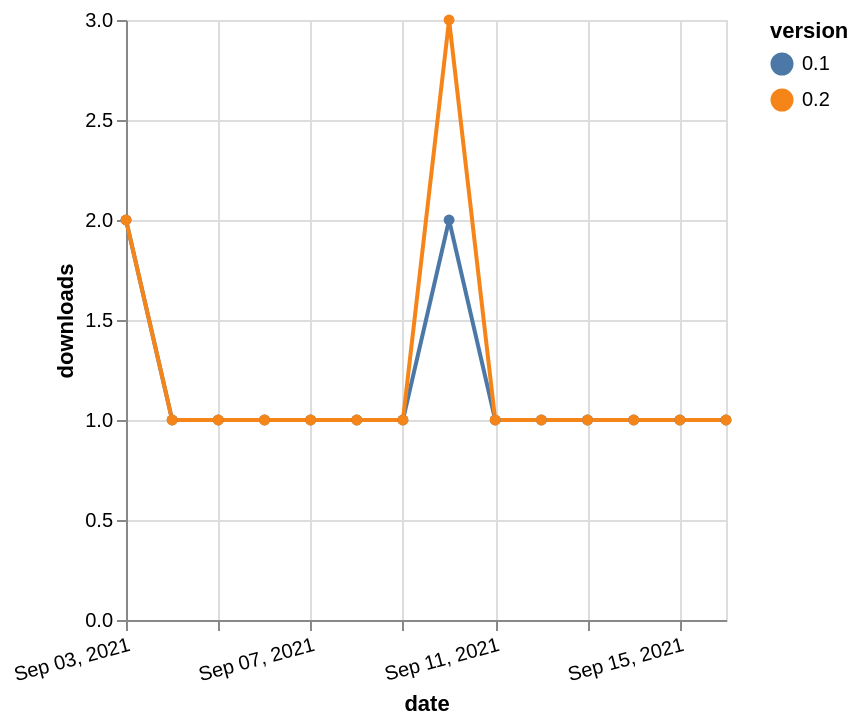

Source (Vega-Lite JSON):
### Vega-Lite specification from a JSON file in a GitHub repository (floating-point values rounded to 4 significant figures)
{"$schema": "https://vega.github.io/schema/vega-lite/v5.json", "description": "A simple bar chart with embedded data.", "data": {"values": [{"date": "2021-09-03", "total": 60, "delta": 2, "version": "0.1"}, {"date": "2021-09-04", "total": 61, "delta": 1, "version": "0.1"}, {"date": "2021-09-05", "total": 62, "delta": 1, "version": "0.1"}, {"date": "2021-09-06", "total": 63, "delta": 1, "version": "0.1"}, {"date": "2021-09-07", "total": 64, "delta": 1, "version": "0.1"}, {"date": "2021-09-08", "total": 65, "delta": 1, "version": "0.1"}, {"date": "2021-09-09", "total": 66, "delta": 1, "version": "0.1"}, {"date": "2021-09-10", "total": 68, "delta": 2, "version": "0.1"}, {"date": "2021-09-11", "total": 69, "delta": 1, "version": "0.1"}, {"date": "2021-09-12", "total": 70, "delta": 1, "version": "0.1"}, {"date": "2021-09-13", "total": 71, "delta": 1, "version": "0.1"}, {"date": "2021-09-14", "total": 72, "delta": 1, "version": "0.1"}, {"date": "2021-09-15", "total": 73, "delta": 1, "version": "0.1"}, {"date": "2021-09-16", "total": 74, "delta": 1, "version": "0.1"}, {"date": "2021-09-03", "total": 40, "delta": 2, "version": "0.2"}, {"date": "2021-09-04", "total": 41, "delta": 1, "version": "0.2"}, {"date": "2021-09-05", "total": 42, "delta": 1, "version": "0.2"}, {"date": "2021-09-06", "total": 43, "delta": 1, "version": "0.2"}, {"date": "2021-09-07", "total": 44, "delta": 1, "version": "0.2"}, {"date": "2021-09-08", "total": 45, "delta": 1, "version": "0.2"}, {"date": "2021-09-09", "total": 46, "delta": 1, "version": "0.2"}, {"date": "2021-09-10", "total": 49, "delta": 3, "version": "0.2"}, {"date": "2021-09-11", "total": 50, "delta": 1, "version": "0.2"}, {"date": "2021-09-12", "total": 51, "delta": 1, "version": "0.2"}, {"date": "2021-09-13", "total": 52, "delta": 1, "version": "0.2"}, {"date": "2021-09-14", "total": 53, "delta": 1, "version": "0.2"}, {"date": "2021-09-15", "total": 54, "delta": 1, "version": "0.2"}, {"date": "2021-09-16", "total": 55, "delta": 1, "version": "0.2"}]}, "width": "container", "mark": {"type": "line", "point": {"filled": true}}, "encoding": {"x": {"field": "date", "type": "temporal", "timeUnit": "yearmonthdate", "title": "date", "axis": {"labelAngle": -15}}, "y": {"field": "delta", "type": "quantitative", "title": "downloads"}, "color": {"field": "version", "type": "nominal"}, "tooltip": {"field": "delta"}}}
